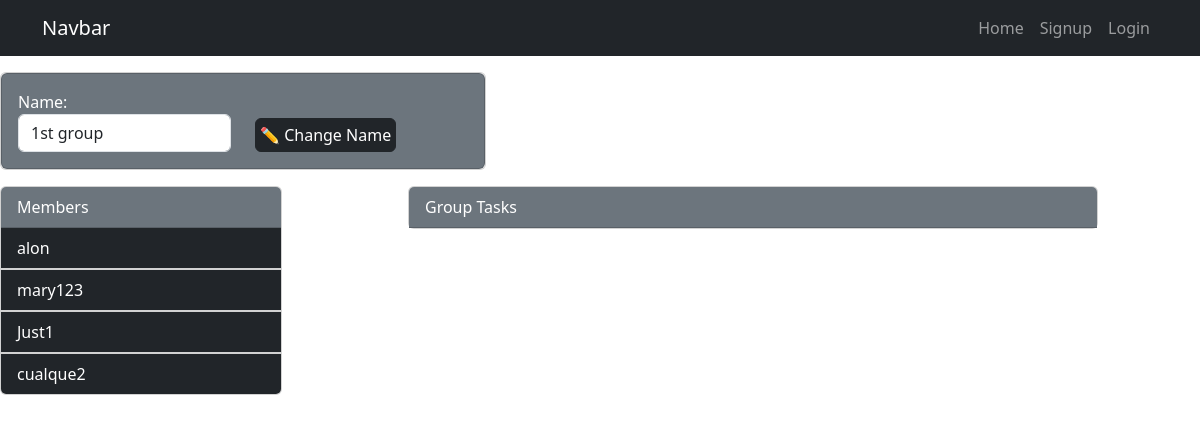
/tasks/manage/group/3/modify, run on an earlier commit of the app's database.
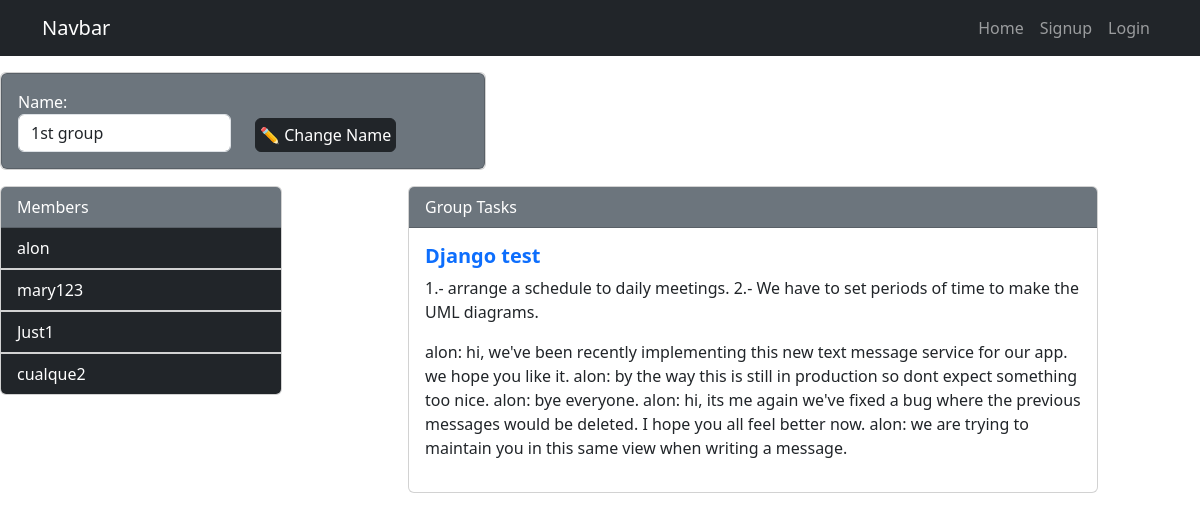
And on a later commit of the database.
### tasks/models.py (models this page shows, shortened)
class GroupMembers(models.Model):
    person = models.ForeignKey(User, on_delete=models.CASCADE)
    group = models.ForeignKey(GroupUsers, on_delete=models.CASCADE, related_name='group_members')
    date_joined = models.DateTimeField(auto_now_add=True)
    invite_reason = models.CharField(max_length=64, null=True)

class TaskGroup(models.Model):
    title = models.CharField(max_length=100)
    description = models.TextField(blank=True)
    created = models.DateTimeField(auto_now_add=True)
    datecompleted = models.DateTimeField(null=True, blank=True)
    coment= models.TextField(blank=True)
    group = models.ForeignKey(GroupUsers, on_delete=models.CASCADE, related_name='task_groups')

### tasks/views.py (the view)
# urls.py: path('tasks/manage/group/<int:group_id>/modify',views.modifyGroup, name="modifyGroup"),
def modifyGroup(request, group_id):
    if request.method == 'GET':
        group = get_object_or_404(GroupUsers , pk= group_id)
        members = GroupMembers.objects.filter(group=group_id)
        tasks = TaskGroup.objects.filter(group=group_id)
        form = GroupForm(instance=group)
        return render (request, 'group_detail.html' , {'form':form , 'members':members, 'tasks':tasks})
    else:
        group = get_object_or_404(GroupUsers,pk= group_id)
        form= GroupForm(request.POST, instance=group)
        form.save()
        return redirect('managegroup')

### tasks/forms.py
class GroupForm(forms.ModelForm):
    class Meta:
        model = GroupUsers
        fields = ['name']
        widgets = {
            'name': forms.TextInput(attrs={'class': 'form-control','placeholder':'Enter name of group'}),
        }

### tasks/templates/group_detail.html (shortened to what this page needs)
{% extends 'base.html' %}
{% block content %}
    <div class="row mt-3">
        <div class="col-5">
            <div class="card">
                <div class="card card-body text-white bg-secondary">
                    <form method="POST">
                        <div class="row align-items-end">
                            <div class="col">
                                {{form}}
                            </div>
                            <div class="col">
                                <button class="btn btn-dark p-1"> ✏️ Change Name </button>
                            </div>
                        </div>
                    </form>
                </div>
            </div>
        </div>
    </div>
    <div class="row mt-3 ">
        <div class="col-3">
            <div class="card">
                <div class="card-header bg-secondary text-white">Members</div>
                {% for x in members %}
                <ul class="list-group list-group-flush">
                    <li class="list-group-item bg-dark text-white">{{x.person.username}}</li>
                </ul>
                {% endfor %}
            </div>
        </div>
        <div class="col-7 mx-auto">
            <div class="card">
                <div class="card-header bg-secondary text-white">Group Tasks</div>
                {% for x in tasks %}
                <div class="card-body">
                    <h5 class="card-title">
                        <a class="text-decoration-none" href="{% url 'groupTaskDetail' x.id %}">
                            <strong> {{x.title}}</strong>
                        </a>
                    </h5>
                    <p class="card-text">{{x.description}}</p>
                    <p class="card-text">{{x.coment}}</p>
                </div>
                {% endfor %}
            </div>
        </div>
    </div>
{% endblock %}

What changed in the data, as far as the page shows it:
added TaskGroup: title "Django test", description "1.- arrange a schedule to daily meetings. 2.- We have to set periods of time to make the UML diagrams.", coment "alon: hi, we've been recently implementing this new text message service for our app. we hope you like it. alon: by the way this is still in production so dont expect something too nice. alon: bye everyone. alon: hi, its me again we've fixed a bug where the previous messages would be deleted. I hope you all feel better now. alon: we are trying to maintain you in this same view when writing a message."
